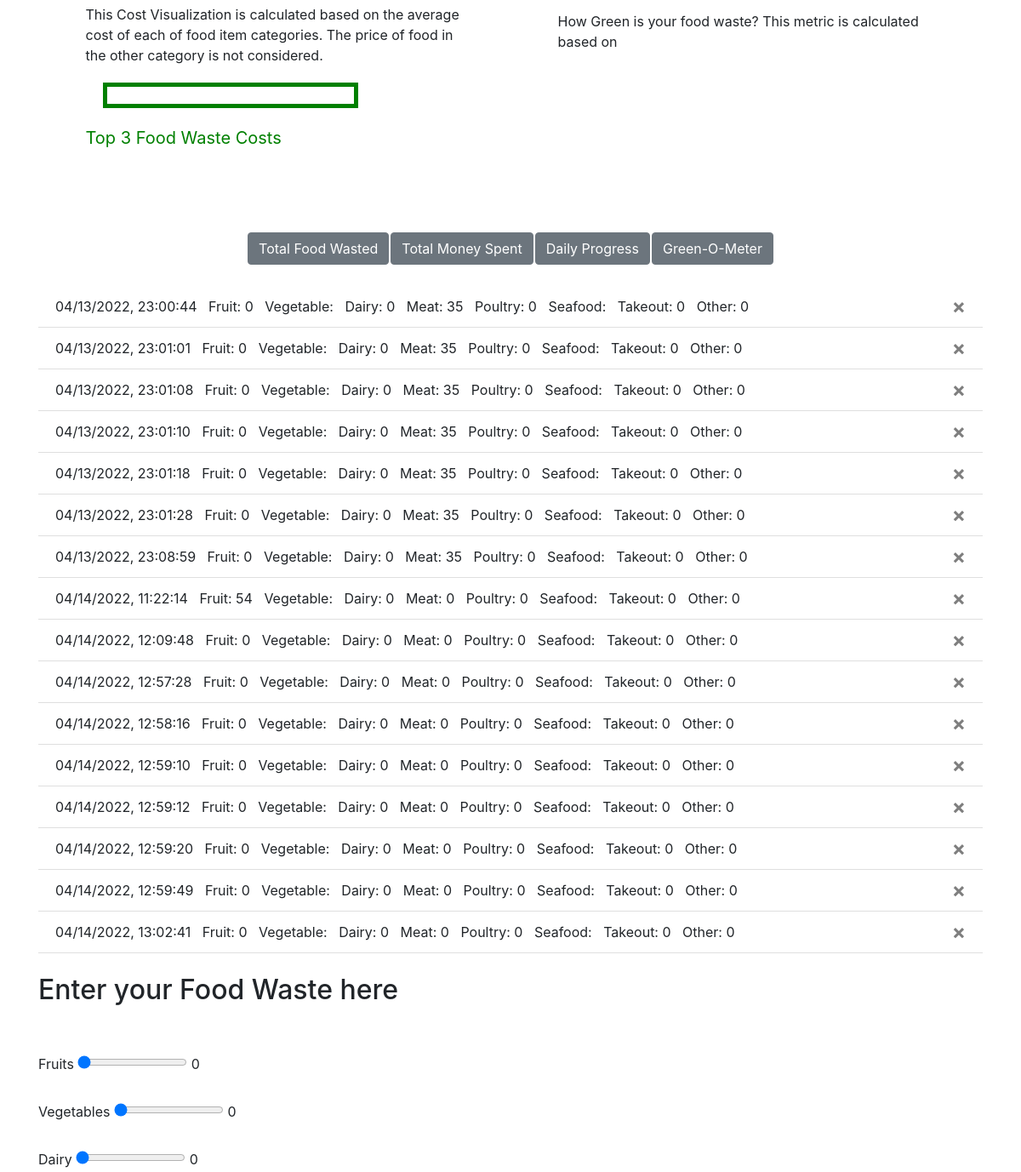
Page / (signed in, middle part) on the earlier database version.
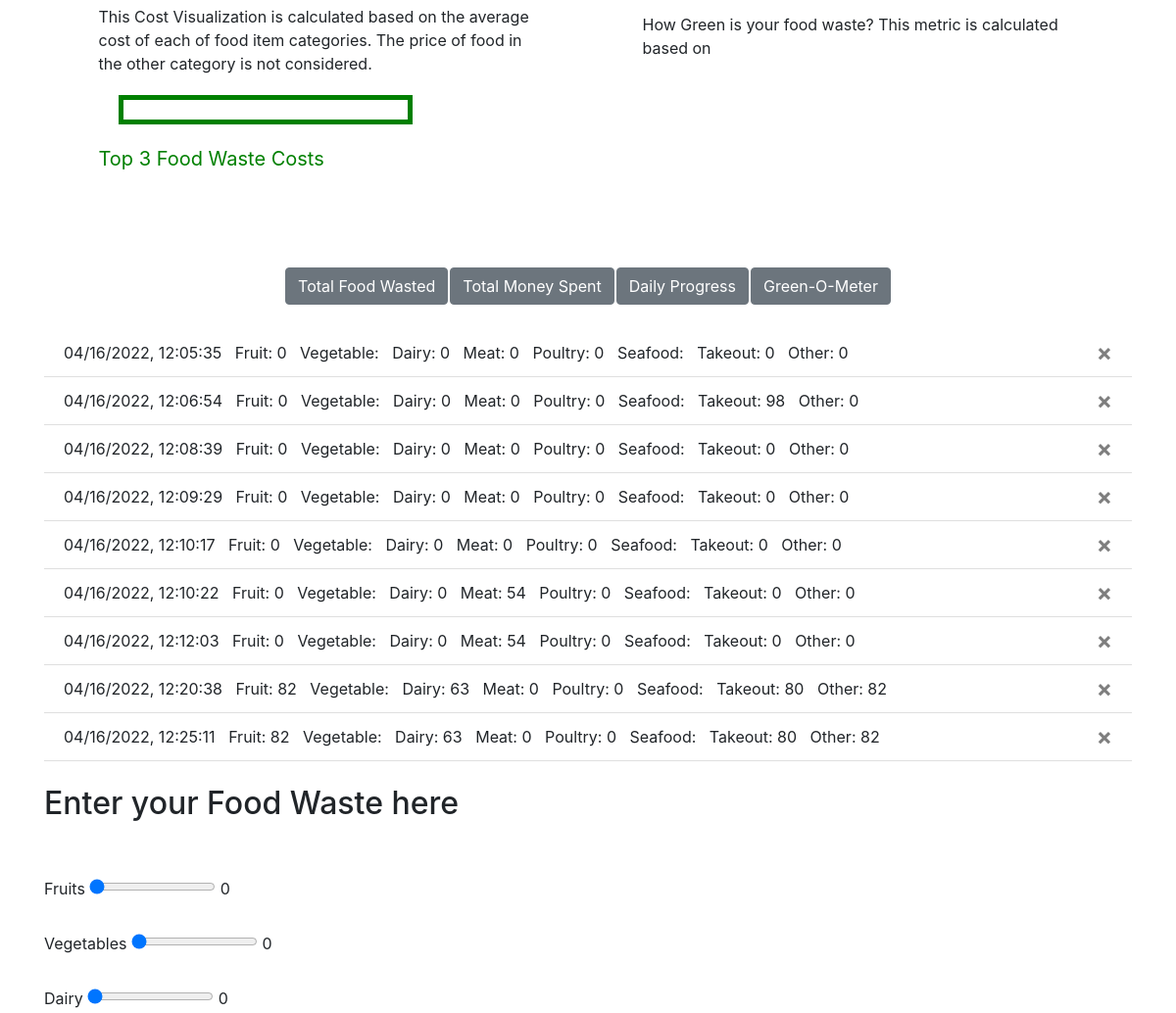
Same page on the later database version.
### website/models.py (models this page shows)
@dataclass
class UserFoodWaste(db.Model):
    user_id = db.Column(db.Integer, db.ForeignKey('user.id'))
    id = db.Column(db.Integer, primary_key=True)
    date = db.Column(db.DateTime(timezone=True), default=datetime.now)
    fruit= db.Column(db.Integer)
    veggies = db.Column(db.Integer)
    dairy = db.Column(db.Integer)
    meat = db.Column(db.Integer)
    poultry = db.Column(db.Integer)
    fish_seafood = db.Column(db.Integer)
    takeout = db.Column(db.Integer)
    other = db.Column(db.Integer)

### website/views.py (the view, shortened to what this page needs)
@views.route('/', methods=['GET', 'POST'])
@login_required
def home():
    return render_template("home.html", user=current_user)

### website/__init__.py (called while the page is built)
def create_app():
    app = Flask(__name__)
    app.config['SECRET_KEY'] = 'randomstring'
    app.config['SQLALCHEMY_DATABASE_URI'] = f'sqlite:///{DB_NAME}'
    db.init_app(app)
    from .views import views
    from .auth import auth
    app.register_blueprint(views, url_prefix='/')
    app.register_blueprint(auth, url_prefix='/')
    from .models import User, Note
    create_database(app)
    login_manager = LoginManager()
    login_manager.login_view = 'auth.login'
    login_manager.init_app(app)
    @login_manager.user_loader
    def load_user(id):
        return User.query.get(int(id))
    return app

### website/templates/home.html (shortened to what this page needs)
{% extends "base.html" %} {% block title %}Home{% endblock %} {% block content
  %}
  <head>
  </head>
  <br />
  <br />
  <div id="my_dataviz">
    <div id="smallVizContainer">
      <div id="ms">
        <p>
          <p>    This Cost Visualization is calculated based on the average cost
            of each of food item categories. The price of food in the other category is not considered.</p>
          <div id="totalCost"></div>
          <p id="totalCostTitle">
            Top 3 Food Waste Costs
          </p>
        </p>
      </div>
      <div id="gom">
        <br/>
        <p>
          How Green is your food waste? This metric is calculated based on
        </p>
      </div>
    </div>
  </div>
  <br />
  <div align="center">
    <table>
      <tr>
        <th>
          <form method="POST">
            <button type="submit" class="btn btn-secondary" id ="tfw" onclick="showViz(1)">
              Total Food Wasted
            </button>
          </form>
        </th>
        <th>
          <form method="POST">
            <button type="submit" class="btn btn-secondary">
              Total Money Spent
            </button>
          </form>
        </th>
        <th>
          <form method="POST">
            <button type="submit" id ="dp-btn" class="btn btn-secondary">
              Daily Progress
            </button>
          </form>
        </th>
        <th>
          <form method="POST">
            <button type="submit" class="btn btn-secondary">Green-O-Meter</button>
          </form>
        </th>
      </tr>
    </table>
  </div>
  <br />
  <ul class="list-group list-group-flush" id="notes">
    {% for day in user.foodWaste %}
    <li class="list-group-item">
      {{ day.date.strftime("%m/%d/%Y, %H:%M:%S") }}
      &nbsp
      Fruit: {{day.fruit}}
      &nbsp
      Vegetable: {{day.vegetables}}
      &nbsp
      Dairy: {{day.dairy}}
      &nbsp
      Meat: {{day.meat}}
      &nbsp
      Poultry: {{day.poultry}}
      &nbsp
      Seafood: {{day.seafood}}
      &nbsp
      Takeout: {{day.takeout}}
      &nbsp
      Other: {{day.other}}
      <button type="button" class="close" onClick="deleteNote({{ day.id }})">
        <span aria-hidden="true">&times;</span>
      </button>
    </li>
    {% endfor %}
  </ul>
  <br />
  <form method="POST">
    <h2>Enter your Food Waste here</h2>
    <br/>
    <br/>
    <div id="slidersContainer">
      <div>
        <label for="fruit">Fruits</label>
        <input
          type="range"
          name="fruit"
          min="0"
          max="100"
          value="0"
          class="myslider"
          id="fruit"
          oninput="outputUpdate(value, 'fruit_val')"
        />
        <output for="fruit" id="fruit_val">0</output>
      </div>
      <div>
        <label for="veggies">Vegetables</label>
        <input
          type="range"
          name="veggies"
          min="0"
          max="100"
          value="0"
          class="myslider"
          id="veggies"
          oninput="outputUpdate(value, 'veggie_val')"
        />
        <output for="veggies" id="veggie_val">0</output>
      </div>
    <br />
    <div>
      <label for="dairy">Dairy</label>
      <input
        type="range"
        name="dairy"
        min="0"
        max="100"
        value="0"
        class="myslider"
        id="dairy"
        oninput="outputUpdate(value, 'dairy_val')"
      />
      <output for="dairy" id="dairy_val">0</output>
    </div>
    <br />
  </div>
    <br />
    <br />
    <br/>
    <br />
    <br />
    <br/>
  </form>
  {% endblock %}

### website/templates/base.html (shortened to what this page needs)
<!DOCTYPE html>
<html>
  <head>
    <link
      rel="stylesheet"
      href="https://stackpath.bootstrapcdn.com/bootstrap/4.4.1/css/bootstrap.min.css"
    />
    <link
      rel="stylesheet"
      href="https://stackpath.bootstrapcdn.com/font-awesome/4.7.0/css/font-awesome.min.css"
    />
  </head>
  <body>
    <br />
    <div class="container">{% block content %} {% endblock %}</div>
  </body>
</html>

### website/templates/home.html (style rules this page uses)
#ms { width:40%; margin:5%; }
#gom { width:40%; margin:5%; }
#totalCostTitle { color:green; font-size:20px; }
#totalCost { width: 300px; border: 5px solid green; color:green; padding: 10px; margin: 20px; text-align: center; font-size: 50px; }
#smallVizContainer { display: flex; flex-direction: row; }

Differences in the rows shown:
removed UserFoodWaste: date "04/13/2022, 23:01:01", fruit "0", dairy "0", meat "35", poultry "0", takeout "0", other "0"
removed UserFoodWaste: date "04/13/2022, 23:01:08", fruit "0", dairy "0", meat "35", poultry "0", takeout "0", other "0"
removed UserFoodWaste: date "04/13/2022, 23:01:10", fruit "0", dairy "0", meat "35", poultry "0", takeout "0", other "0"
removed UserFoodWaste: date "04/13/2022, 23:01:18", fruit "0", dairy "0", meat "35", poultry "0", takeout "0", other "0"
removed UserFoodWaste: date "04/13/2022, 23:08:59", fruit "0", dairy "0", meat "35", poultry "0", takeout "0", other "0"
removed UserFoodWaste: date "04/14/2022, 11:22:14", fruit "54", dairy "0", meat "0", poultry "0", takeout "0", other "0"
removed UserFoodWaste: date "04/14/2022, 13:02:41", fruit "0", dairy "0", meat "0", poultry "0", takeout "0", other "0"
changed UserFoodWaste (number 1 of 9 on the later page): date "04/13/2022, 23:00:44" → "04/16/2022, 12:05:35"; meat "35" → "0"
changed UserFoodWaste (number 2 of 9 on the later page): date "04/13/2022, 23:01:28" → "04/16/2022, 12:06:54"; meat "35" → "0"; takeout "0" → "98"
changed UserFoodWaste (number 3 of 9 on the later page): date "04/14/2022, 12:09:48" → "04/16/2022, 12:08:39"
changed UserFoodWaste (number 4 of 9 on the later page): date "04/14/2022, 12:57:28" → "04/16/2022, 12:09:29"
changed UserFoodWaste (number 5 of 9 on the later page): date "04/14/2022, 12:58:16" → "04/16/2022, 12:10:17"
changed UserFoodWaste (number 6 of 9 on the later page): date "04/14/2022, 12:59:10" → "04/16/2022, 12:10:22"; meat "0" → "54"
changed UserFoodWaste (number 7 of 9 on the later page): date "04/14/2022, 12:59:12" → "04/16/2022, 12:12:03"; meat "0" → "54"
changed UserFoodWaste (number 8 of 9 on the later page): date "04/14/2022, 12:59:20" → "04/16/2022, 12:20:38"; fruit "0" → "82"; dairy "0" → "63"; takeout "0" → "80"; other "0" → "82"
changed UserFoodWaste (number 9 of 9 on the later page): date "04/14/2022, 12:59:49" → "04/16/2022, 12:25:11"; fruit "0" → "82"; dairy "0" → "63"; takeout "0" → "80"; other "0" → "82"
